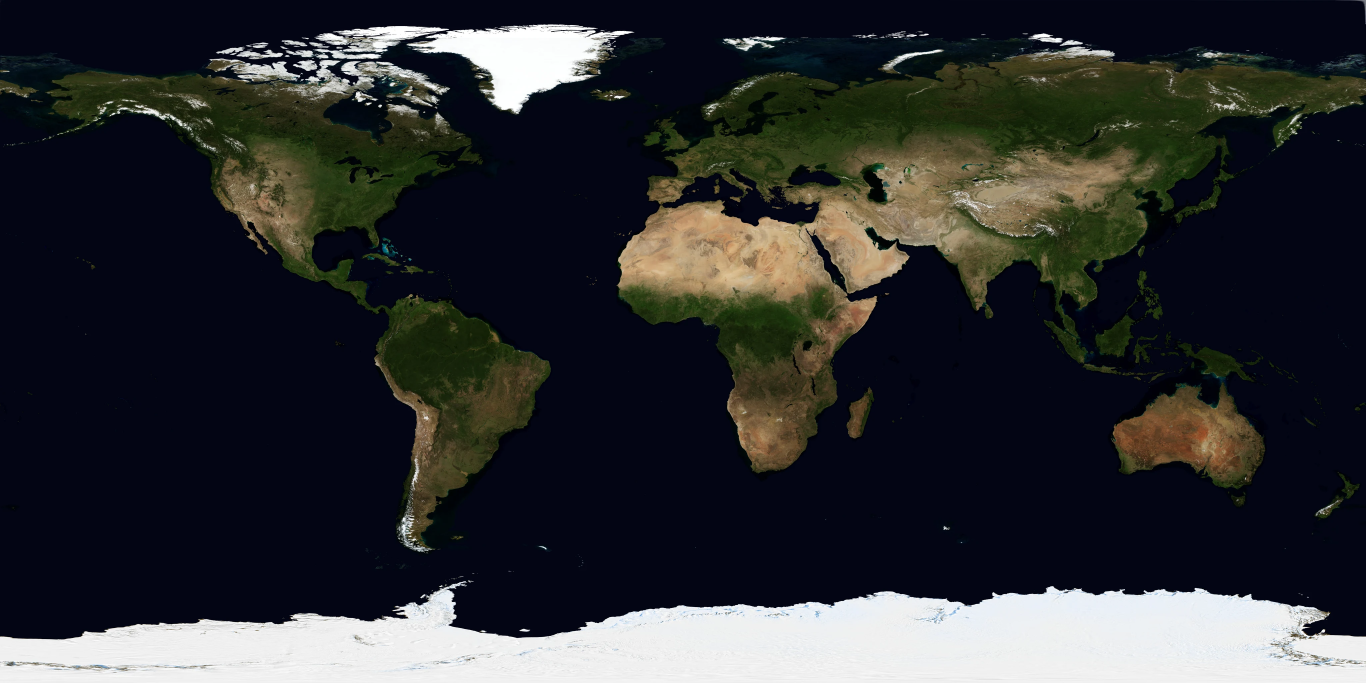
#> input picture assets/globe/earth-day-4k.webp, 4096 x 2048 px (shown at 1/3 size)
$ python build-world-card-map.py
#> lines starting #> are read from the running program, lines starting #| are printed output that depends on the picture; after the words box and inside, x2 and y2 are one past the last pixel; in counts of white or black regions, pixels touching at a corner belong together
#!/usr/bin/env python3
"""Fabrique assets/globe/world-card.webp : la carte plate de l'accueil, en aplats.

Deux couleurs, sans dégradé, sans relief ni halo : océan bleu uni, terres sable unies, côtes nettes.
Source : earth-day-4k.webp (NASA Blue Marble). Projection équirectangulaire, 84°N → 58°S,
comme le dessin des points dans home-feed.js (drawWorld).
"""
import pathlib
import numpy as np
from PIL import Image, ImageFilter

ROOT = pathlib.Path(__file__).resolve().parent.parent
W, H = 2400, 946
OCEAN = (27, 79, 196)   # #1B4FC4, bleu cobalt uni
LAND = (233, 223, 196)  # #E9DFC4, sable uni

src = Image.open(ROOT / "assets/globe/earth-day-4k.webp").convert("RGB")
#> src is the input picture: PIL image 4096x2048 RGB; mean R, G, B 47, 48.7, 51.1
sw, sh = src.size
#> sw = 4096; sh = 2048
top, bot = round((90 - 84) / 180 * sh), round((90 + 58) / 180 * sh)
#> top = 68; bot = 1684
src = src.crop((0, top, sw, bot)).resize((W, H), Image.LANCZOS)
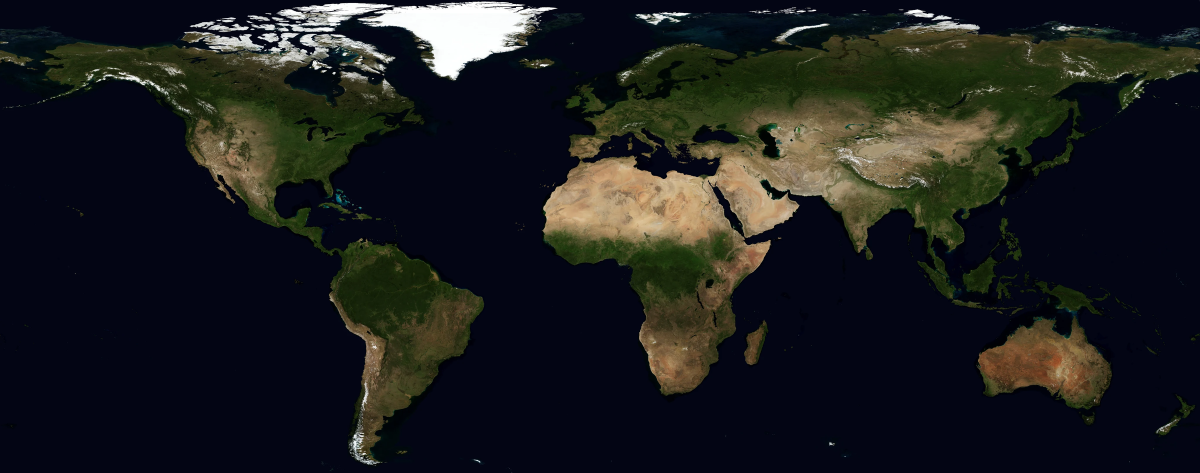
#> src: PIL image 2400x946 RGB (shown at 1/2 size); mean R, G, B 28.2, 29.8, 30.6
a = np.asarray(src).astype(np.float32)
r, g, b = a[..., 0], a[..., 1], a[..., 2]
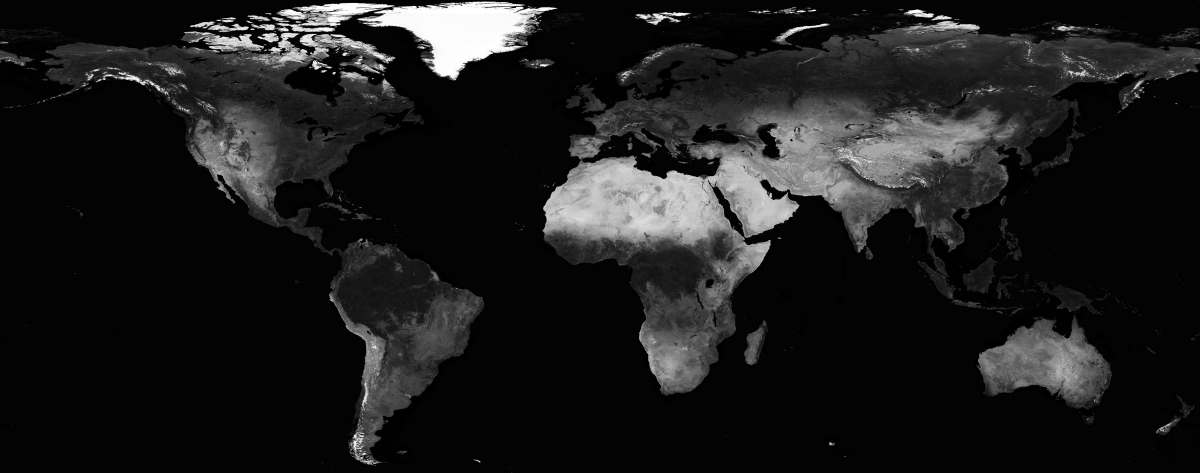
#> r: shape (946, 2400) float32 (shown at 1/2 size); min 0, max 255, mean 28.2
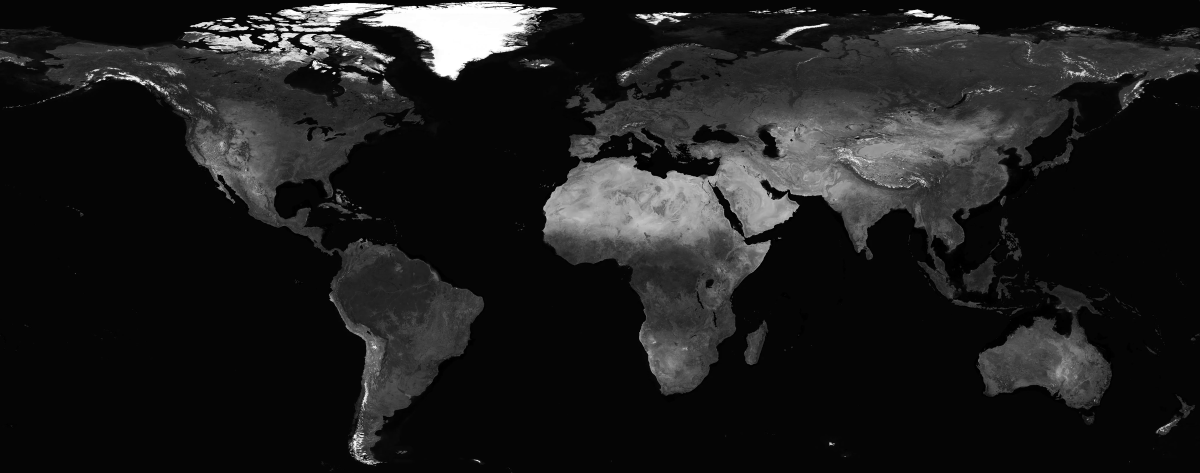
#> g: shape (946, 2400) float32 (shown at 1/2 size); min 0, max 255, mean 29.8
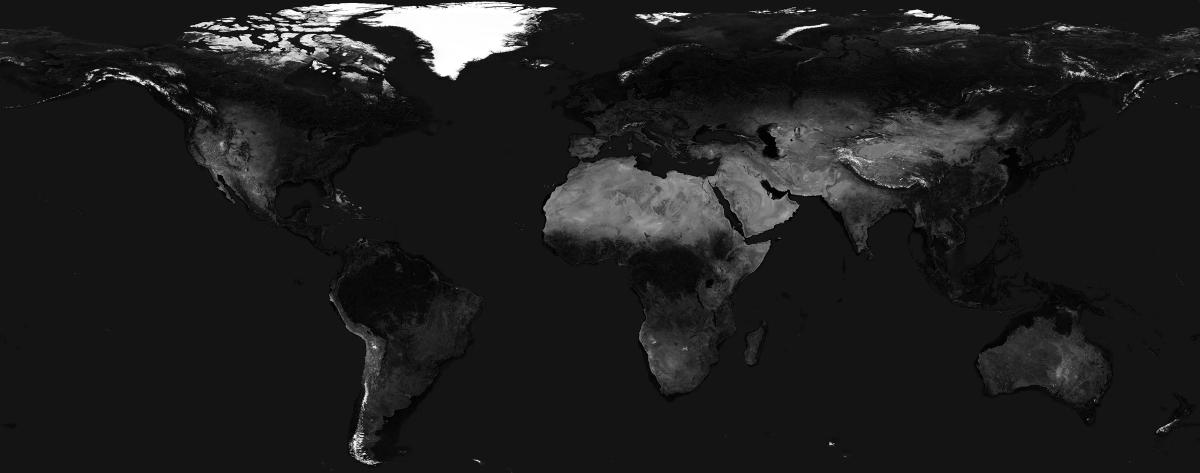
#> b: shape (946, 2400) float32 (shown at 1/2 size); min 0, max 255, mean 30.6
land = ((r > b * 0.9) | (np.minimum(np.minimum(r, g), b) > 150)).astype(np.uint8) * 255
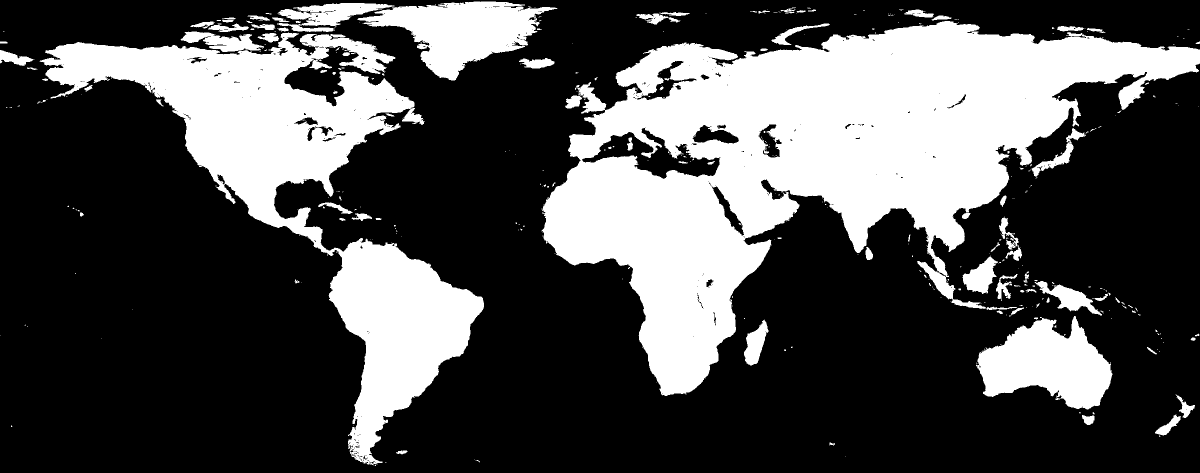
#> land: shape (946, 2400) (shown at 1/2 size); 30.9% white; 419 white regions (318 under 20 px), largest, box (x1, y1, x2, y2) and area: (1083, 42, 2400, 792) 407640, (79, 65, 968, 931) 194880, (1952, 632, 2225, 819) 31098

# Côtes lisses puis seuil net : des contours propres, pas de pixels ni de halo.
big = Image.fromarray(land).resize((W * 2, H * 2), Image.BILINEAR).filter(ImageFilter.GaussianBlur(3))
mask = np.asarray(big.resize((W, H), Image.LANCZOS)) > 127
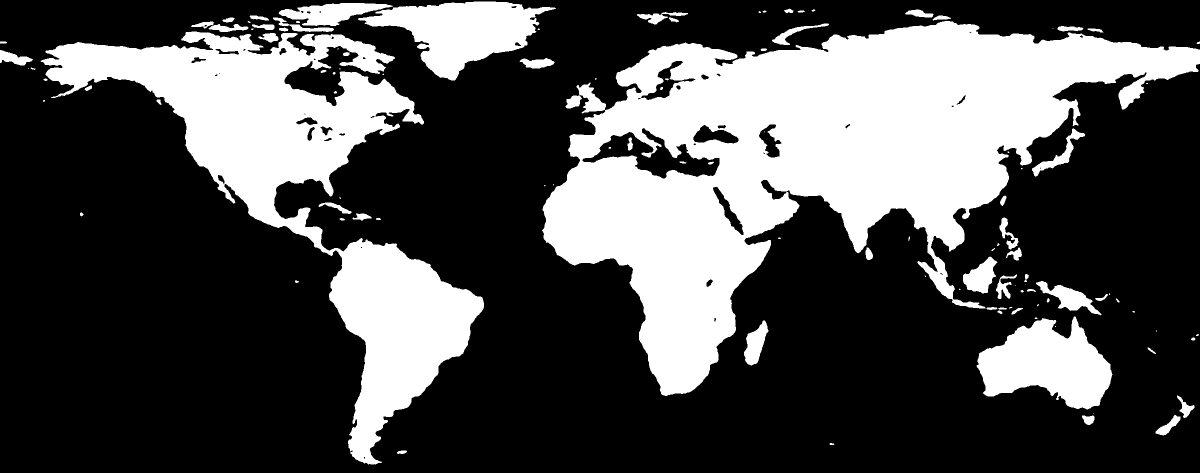
#> mask: shape (946, 2400) bool (shown at 1/2 size); 30.9% white; 112 white regions (34 under 20 px), largest, box (x1, y1, x2, y2) and area: (1084, 42, 2400, 792) 408342, (81, 63, 968, 929) 199305, (1953, 633, 2225, 819) 31092

out = np.empty((H, W, 3), np.uint8)
out[:] = OCEAN
out[mask] = LAND
Image.fromarray(out).save(ROOT / "assets/globe/world-card.webp", quality=92, method=6)
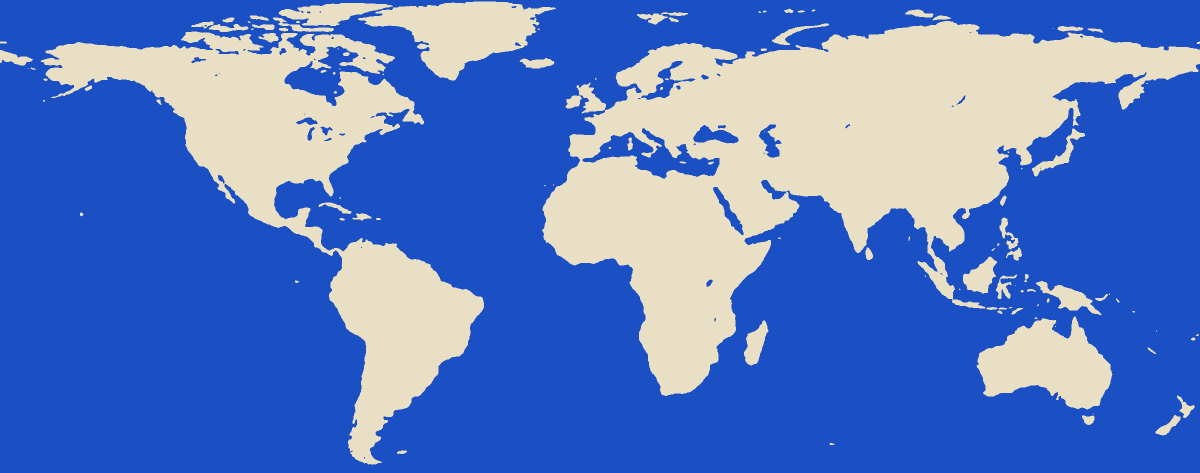
#> saved as world-card.webp: PIL image 2400x946 RGB (shown at 1/2 size); mean R, G, B 90.7, 123.5, 196
print("assets/globe/world-card.webp", W, H)

$ run again, with assets/globe/earth-hero.webp copied over assets/globe/earth-day-4k.webp
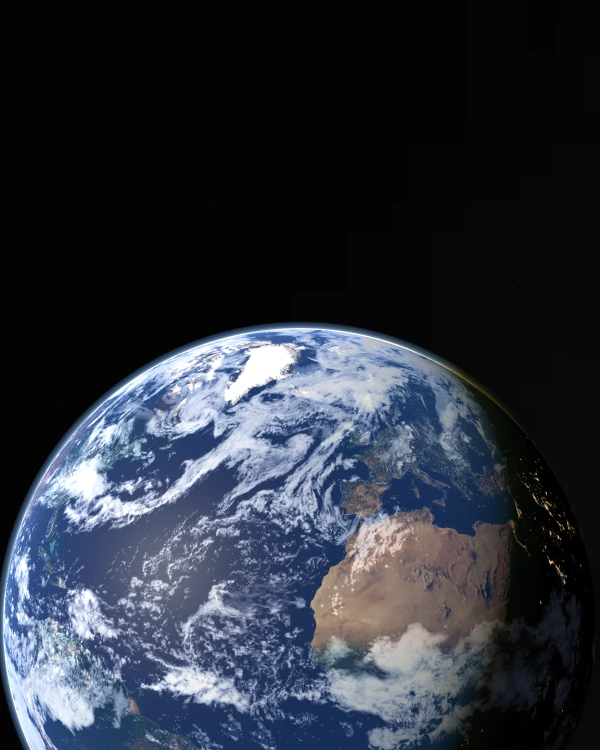
#> input picture assets/globe/earth-hero.webp, 1200 x 1500 px (shown at 1/2 size)
#> src is the input picture: PIL image 1200x1500 RGB; mean R, G, B 46.2, 51.4, 61.8
#> src: PIL image 2400x946 RGB
#> `land = ((r > b * 0.9) | (np.minimum(np.minimum(r, g), b) > 150)).astyp..`:
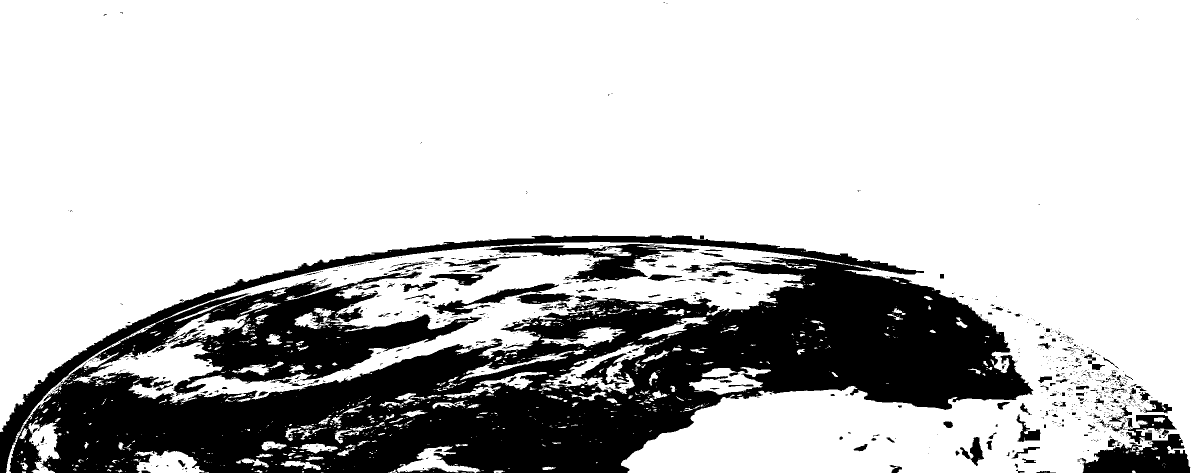
#> land: shape (946, 2400) (shown at 1/2 size); 76.6% white; 1004 black regions (815 under 20 px), largest, box (x1, y1, x2, y2) and area: (18, 514, 2067, 946) 445936, (0, 471, 1848, 946) 32048, (2160, 830, 2381, 946) 12827
#> mask: shape (946, 2400) bool; 76.6% white; 214 black regions (81 under 20 px), largest, box (x1, y1, x2, y2) and area: (0, 471, 2065, 946) 496855, (2164, 830, 2380, 946) 13003, (868, 567, 1116, 630) 3389
#> `Image.fromarray(out).save(ROOT / "assets/globe/world-card.webp", quali..`:
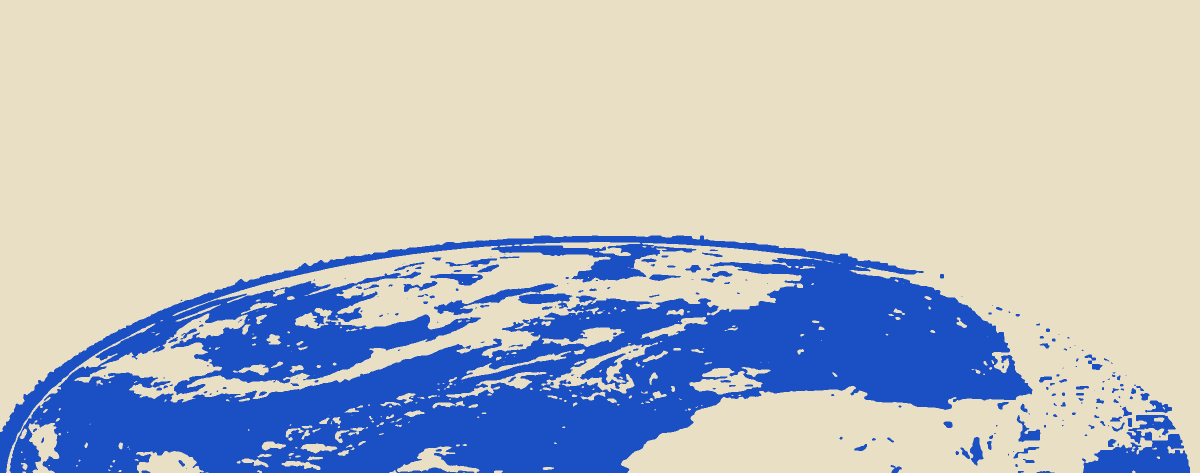
#> saved as world-card.webp: PIL image 2400x946 RGB (shown at 1/2 size); mean R, G, B 184.8, 189.3, 196
